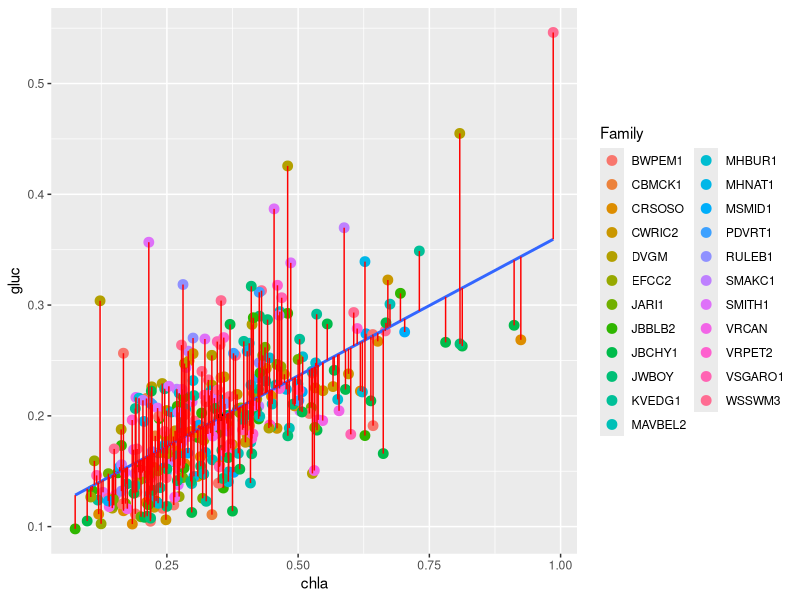
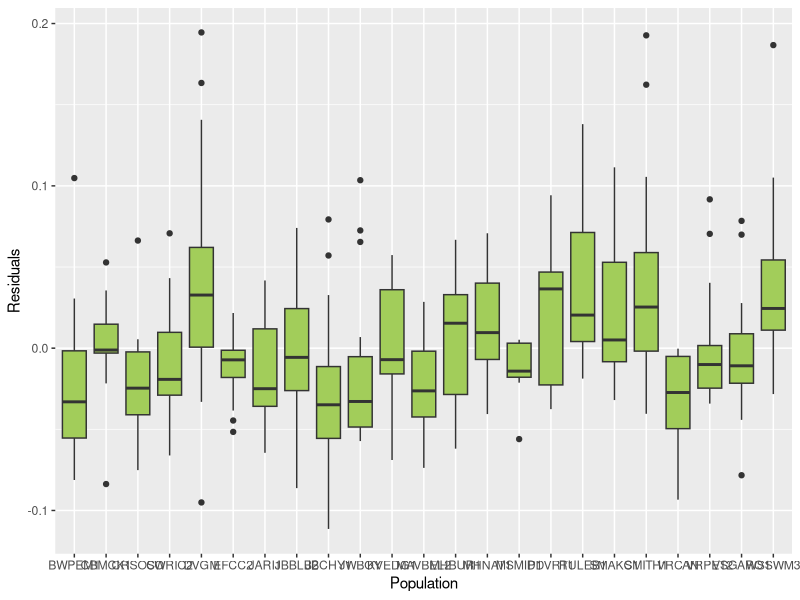
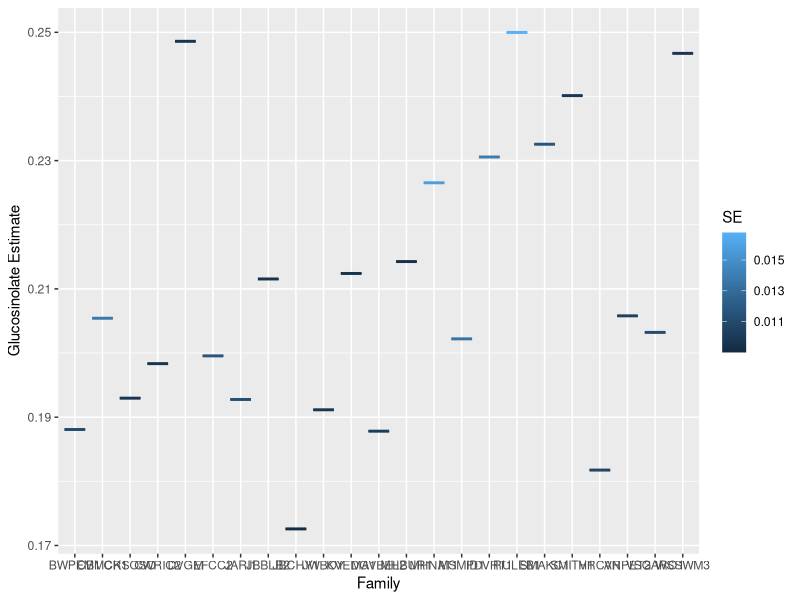
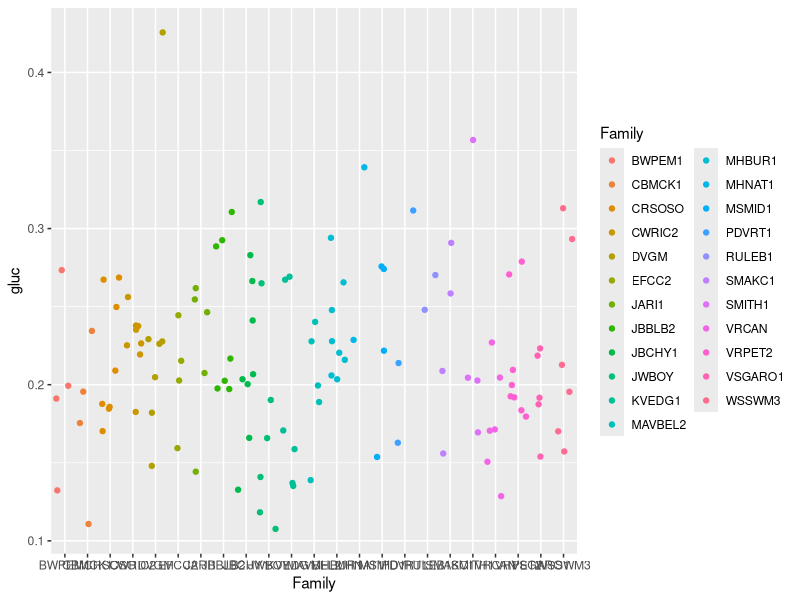
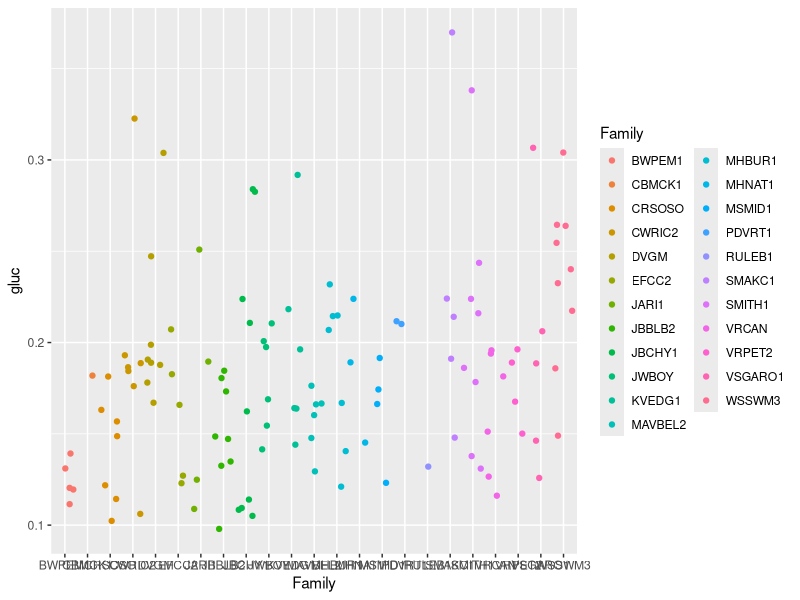

Recreate these plots in R, in order.
## ---- chunk 1
library(dplyr)
gmdata <- read.csv("DataSynthesis.csv",stringsAsFactors = F)
## ---- chunk 2
#Assign family column
prefamily<-gsub("*.\\|","",gmdata$Tag)
gmdata$Family<-gsub("\\-.*","",prefamily)

#make a pool dataframe
pools <- gmdata %>% group_by(Family) %>% filter(Family=="pool")

#Remove maple controls
gmdata<-gmdata[!grepl("maple",gmdata$Tag,fixed=T),]

#Remove plants in fertilizer experiment and extra plants not in all treatments
gmdata <- gmdata[!grepl("i",gmdata$Sample,fixed=T),] 

#filter out intraspecific "gm" treatment
gm1 <- gmdata  %>% filter(!treatment=="gm")

#What populations are in the experiment
unique(gmdata$Family)
## ---- chunk 3
gmdata <- gmdata %>% mutate(GM_LxW = GM_Leaf_Len * GM_Leaf_Wid)
## ---- chunk 4
#Use "Tag" to group. (Tag is the unique identifyier for each plant)
nopseudo1 <- gmdata %>% group_by(Tag) %>% 
  summarise(gluc = mean(gluc_Conc),
            flav = mean(flav_Conc),
            chla = mean(ChlorA),
            chlb = mean(ChlorB),
            leafa = mean(GM_LxW),Family=first(Family),treatment=first(treatment),ThripsDam=mean(ThripsDam))#added in family collumn

#merge adds back in the pseudo replication.. you can see that there are now two values for each mean...use left_join if you want to add back in the other collumns. 
#gm <- merge(nopseudo1, gmdata, by = "Tag", all = TRUE)


#I am unsure what this is for...
#goodvarbs <- c("PlantID", "Family", "treatment", "GM_NumberOfLeaves")
#good <- gmdata %>% select(goodvarbs)

#gm1 <- merge(good, nopseudo1, by = "PlantID")

#gm1 <- unique(gm1)

#exclude pools (I am doing this for the  nopseudo dataframe.)
nopseudo1 <- nopseudo1 %>% group_by(Family) %>% filter(!Family=="pool")
## ---- chunk 5
#I took this out because the analyses and graphs will take these out automatically, and there are less flav samples than gluc samples and less gluc than chlor, etc., so we will lose power when only analysing glucs or chlor. 



#filter NAs
#gm1 <- gm1 %>% filter(!is.na(gluc), !is.na(flav), !is.na(leafa), !is.na(GM_NumberOfLeaves))
#summary(gm1)
## ---- chunk 6
# chla x gluc
chlagluc <- (lm(gluc ~ chla, data = nopseudo1))

# chlb x gluc
chlbgluc <- (lm(gluc ~ chlb, data = nopseudo1))

# chla x flav
chlaflav <- (lm(flav ~ chla, data = nopseudo1))

#chlb x flav
chlbflav <- (lm(flav ~ chlb, data = nopseudo1))
## ---- chunk 7
library(ggplot2)
ggplot(nopseudo1[!is.na(nopseudo1$gluc),])+
  geom_point(aes(x = chla, y = gluc, colour = Family),
             size = 3)+
  #geom_hline(yintercept = gm1$gluc), colour = "black")+
  geom_smooth(aes(x = chla, y = gluc),
              method = "lm", se = F)+
  geom_point(aes(x = mean(chla),
                 y = mean(gluc)))+
  geom_segment(aes(x = chla, xend = chla, 
                   y = fitted(chlagluc), yend = gluc), colour = "red") 

#for each x, fitted extracts the value on the blue line
#the regression line minimizes deviations from it

#Nice graph!
## ---- chunk 8
#Creating glucosinolate data frame. This excludes NA values for glucConc
glucDat<-nopseudo1[!is.na(nopseudo1$gluc),]

chlagluc.res <-   resid(chlagluc)

glucDat$chlagluc.res <- chlagluc.res


#Double checking we added the residuals to the correct locations...

#Back calculating raw glucosinolate values
glucDat$backCalcValues<-chlagluc$fitted.values+chlagluc$residuals

#Do the back calculated values match the real values. 
any(glucDat$gluc!=glucDat$backCalcValues)
#There are discrepancies.... 

#Looking at the discrepancies, i can see that they are all just rounding errors.
glucDat[glucDat$gluc!=glucDat$backCalcValues,c("gluc","backCalcValues","Tag")]


## ---- chunk 9
a1 <- lm(chlagluc.res ~ Family, data = glucDat)
summary(a1)
anova(a1)


#visualize
ggplot(glucDat, aes(x = Family, y = chlagluc.res))+
  geom_boxplot(fill = 'darkolivegreen3')+
  scale_x_discrete(name = "Population")+
  scale_y_continuous(name = "Residuals")
## ---- chunk 10
#Fitting model (This is the best model as obtained from mixed model analysis in the file "Plasticity analysis")
contrlFit<-lm(gluc~Family+chla+treatment+treatment:chla+ThripsDam,data=glucDat)

contrlFittest<-lm(gluc~chla+treatment+treatment:chla+ThripsDam,data=glucDat)

anova(contrlFit,contrlFittest) #Like the mixed model analysis, family is very significant predictor of glucosinolate concentration. 

#Checking model 
summary(contrlFit)

#Building data frame with zero thrips damage, treatment in the alone treatment only and a chlorophyll level of the mean chlorophyll level.
newframe<-glucDat %>% select(chla,Family,ThripsDam,treatment)
newframe$chla<-mean(newframe$chla)
newframe$ThripsDam<-0
newframe$treatment<-"a"

#Predicting the glucosinolate values with no thrips damage, and in no treatment. (Also extracting the standard error associated with each)
newframe$predicted<-predict.lm(contrlFit,newdata=newframe,type="response",se.fit=T)[[1]]
newframe$SE<-predict.lm(contrlFit,newdata=newframe,type="response",se.fit=T)[[2]]
#Visualizing the families with the highest glucosinolate values. 
ggplot(newframe)+
  geom_boxplot(aes(y=predicted,x=Family,colour=SE))+ylab("Glucosinolate Estimate")

newframe
#Extracting number of samples that went into relating to family estimates. 
contrlFit$coefficients


#Gluc conc is highest in alone treatment. 
## ---- chunk 11
ggplot(glucDat[glucDat$treatment=="a",])+
  geom_jitter(aes(x=Family,y=gluc,colour=Family))

ggplot(glucDat[glucDat$treatment=="m",])+
  geom_jitter(aes(x=Family,y=gluc,colour=Family))

## ---- chunk 12
gmdata <- read.csv("DataSynthesis.csv",stringsAsFactors = F)

#Assign family column
prefamily<-gsub("*.\\|","",gmdata$Tag)
gmdata$Family<-gsub("\\-.*","",prefamily)

#make a pool dataframe
pools <- gmdata %>% group_by(Family) %>% filter(Family=="pool")

#Remove maple controls
gmdata<-gmdata[!grepl("maple",gmdata$Tag,fixed=T),]

#Remove plants in fertilizer experiment and extra plants not in all treatments
gmdata <- gmdata[!grepl("i",gmdata$Sample,fixed=T),] 

#filter out intraspecific "gm" treatment
gm1 <- gmdata  %>% filter(!treatment=="gm")

#What populations are in the experiment
unique(gmdata$Family)
## ---- chunk 13
gmdata <- gmdata %>% mutate(GM_LxW = GM_Leaf_Len * GM_Leaf_Wid)
## ---- chunk 14
#Use "Tag" to group. (Tag is the unique identifyier for each plant)
nopseudo1 <- gmdata %>% group_by(Tag) %>% 
  summarise(gluc = mean(gluc_Conc),
            flav = mean(flav_Conc),
            chla = mean(ChlorA),
            chlb = mean(ChlorB),
            leafa = mean(GM_LxW),Family=first(Family),treatment=first(treatment),ThripsDam=mean(ThripsDam))#added in family collumn

